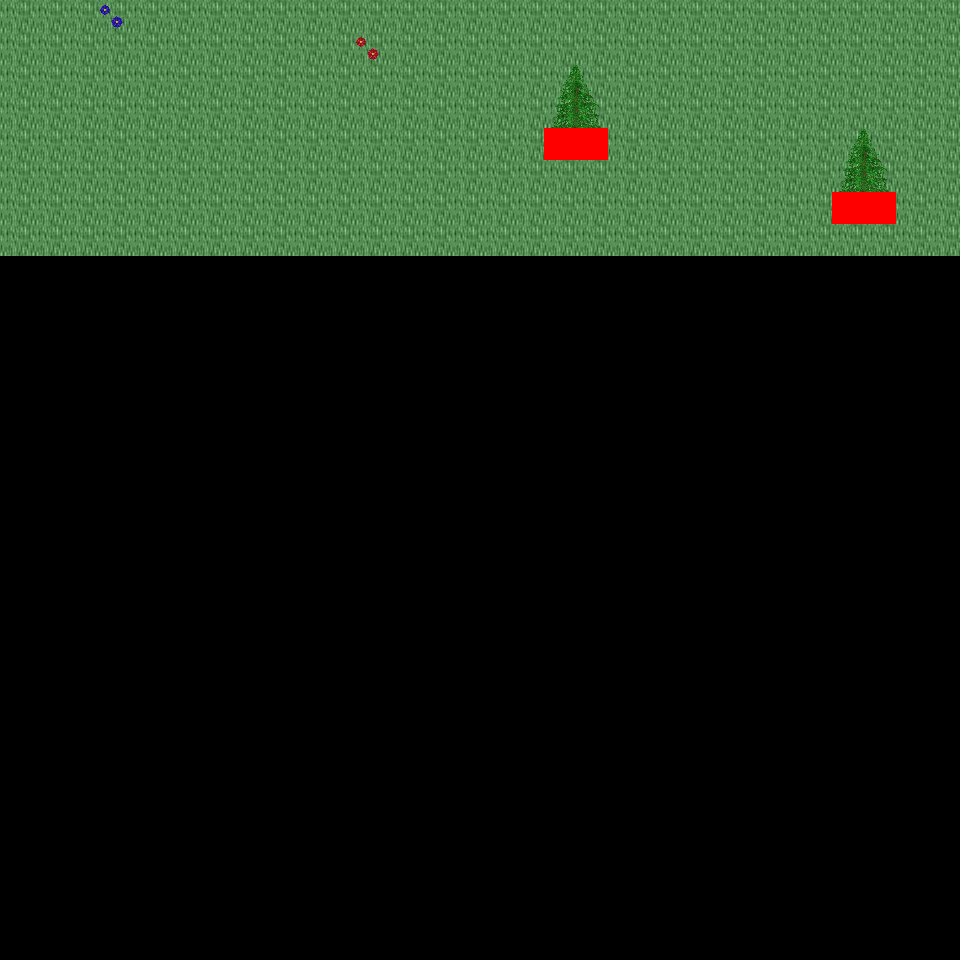

Below is a game level as drawn by its tile map, then a one-line description and the .tmx that defines it (tile-layer data replaced by summaries):
An orthogonal 30x30 tile map with 32x32 px tiles, 6 tile layers (Ground, Object, Object2, Above, ...), 42 tilesets and 3 objects (3x mapExit).

<map version="1.0" orientation="orthogonal" renderorder="right-down" width="30" height="30" tilewidth="32" tileheight="32" nextobjectid="4">
  <tileset firstgid="1" name="tileset_logic_collision" tilewidth="32" tileheight="32" tilecount="1" columns="1">
    <image source="../drawable/tileset_logic_collision.png" width="32" height="32" />
  </tileset>
  <tileset firstgid="2" name="tileset_building_decoration_orbpedestal" tilewidth="32" tileheight="32" tilecount="2" columns="1">
    <image source="../drawable/tileset_building_decoration_orbpedestal.png" width="32" height="64" />
  </tileset>
  <tileset firstgid="4" name="tileset_building_decoration_block" tilewidth="32" tileheight="32" tilecount="2" columns="2">
    <image source="../drawable/tileset_building_decoration_block.png" width="64" height="32" />
  </tileset>
  <tileset firstgid="6" name="tileset_building_decoration_chimney" tilewidth="32" tileheight="32" tilecount="2" columns="1">
    <image source="../drawable/tileset_building_decoration_chimney.png" width="32" height="64" />
  </tileset>
  <tileset firstgid="8" name="tileset_building_fence_fence_chunky" tilewidth="32" tileheight="32" tilecount="21" columns="3">
    <image source="../drawable/tileset_building_fence_fence_chunky.png" width="96" height="224" />
  </tileset>
  <tileset firstgid="29" name="tileset_ground_cobbled_paving" tilewidth="32" tileheight="32" tilecount="1" columns="1">
    <image source="../drawable/tileset_ground_cobbled_paving.png" width="32" height="32" />
  </tileset>
  <tileset firstgid="30" name="tileset_ground_gravel" tilewidth="32" tileheight="32" tilecount="1" columns="1">
    <image source="../drawable/tileset_ground_gravel.png" width="32" height="32" />
  </tileset>
  <tileset firstgid="31" name="tileset_ground_stone_floors" tilewidth="32" tileheight="32" tilecount="6" columns="3">
    <image source="../drawable/tileset_ground_stone_floors.png" width="96" height="64" />
  </tileset>
  <tileset firstgid="37" name="tileset_ground_ground" tilewidth="32" tileheight="32" tilecount="33" columns="3">
    <image source="../drawable/tileset_ground_ground.png" width="96" height="352" />
  </tileset>
  <tileset firstgid="70" name="tileset_plant_bush_hedge" tilewidth="32" tileheight="32" tilecount="35" columns="5">
    <image source="../drawable/tileset_plant_bush_hedge.png" width="160" height="224" />
  </tileset>
  <tileset firstgid="105" name="tileset_plant_bush_various_small" tilewidth="32" tileheight="32" tilecount="9" columns="3">
    <image source="../drawable/tileset_plant_bush_various_small.png" width="96" height="96" />
  </tileset>
  <tileset firstgid="114" name="tileset_plant_flower_daisy_blue" tilewidth="32" tileheight="32" tilecount="8" columns="2">
    <image source="../drawable/tileset_plant_flower_daisy_blue.png" width="64" height="128" />
  </tileset>
  <tileset firstgid="122" name="tileset_plant_flower_daisy_red" tilewidth="32" tileheight="32" tilecount="8" columns="2">
    <image source="../drawable/tileset_plant_flower_daisy_red.png" width="64" height="128" />
  </tileset>
  <tileset firstgid="130" name="tileset_plant_flower_daisy_white" tilewidth="32" tileheight="32" tilecount="8" columns="2">
    <image source="../drawable/tileset_plant_flower_daisy_white.png" width="64" height="128" />
  </tileset>
  <tileset firstgid="138" name="tileset_plant_flower_daisy_yellow" tilewidth="32" tileheight="32" tilecount="8" columns="2">
    <image source="../drawable/tileset_plant_flower_daisy_yellow.png" width="64" height="128" />
  </tileset>
  <tileset firstgid="146" name="tileset_plant_vine_plait" tilewidth="32" tileheight="32" tilecount="9" columns="3">
    <image source="../drawable/tileset_plant_vine_plait.png" width="96" height="96" />
  </tileset>
  <tileset firstgid="155" name="tileset_furniture_light_iron_lamp" tilewidth="32" tileheight="32" tilecount="3" columns="1">
    <image source="../drawable/tileset_furniture_light_iron_lamp.png" width="32" height="96" />
  </tileset>
  <tileset firstgid="158" name="tileset_furniture_light_flames" tilewidth="32" tileheight="32" tilecount="6" columns="6">
    <image source="../drawable/tileset_furniture_light_flames.png" width="192" height="32" />
  </tileset>
  <tileset firstgid="164" name="tileset_ground_grass_corners" tilewidth="32" tileheight="32" tilecount="24" columns="6">
    <image source="../drawable/tileset_ground_grass_corners.png" width="192" height="128" />
  </tileset>
  <tileset firstgid="188" name="tileset_ground_grass_edges" tilewidth="32" tileheight="32" tilecount="36" columns="12">
    <image source="../drawable/tileset_ground_grass_edges.png" width="384" height="96" />
  </tileset>
  <tileset firstgid="224" name="tileset_plant_tree_tree_golden_large" tilewidth="32" tileheight="32" tilecount="24" columns="4">
    <image source="../drawable/tileset_plant_tree_tree_golden_large.png" width="128" height="192" />
  </tileset>
  <tileset firstgid="248" name="tileset_ground_water_dungeon_water" tilewidth="32" tileheight="32" tilecount="30" columns="3">
    <image source="../drawable/tileset_ground_water_dungeon_water.png" width="96" height="320" />
  </tileset>
  <tileset firstgid="278" name="tileset_plant_indoor_pot_plant_1" tilewidth="32" tileheight="32" tilecount="12" columns="6">
    <image source="../drawable/tileset_plant_indoor_pot_plant_1.png" width="192" height="64" />
  </tileset>
  <tileset firstgid="290" name="tileset_logic_creature_human_imperial" tilewidth="32" tileheight="32" tilecount="16" columns="8">
    <image source="../drawable/tileset_logic_creature_human_imperial.png" width="256" height="64" />
  </tileset>
  <tileset firstgid="306" name="tileset_item_statue_metal_and_stone" tilewidth="32" tileheight="32" tilecount="6" columns="3">
    <image source="../drawable/tileset_item_statue_metal_and_stone.png" width="96" height="64" />
  </tileset>
  <tileset firstgid="312" name="tileset_item_statue_grey_stone" tilewidth="32" tileheight="32" tilecount="4" columns="2">
    <image source="../drawable/tileset_item_statue_grey_stone.png" width="64" height="64" />
  </tileset>
  <tileset firstgid="316" name="tileset_building_castle" tilewidth="32" tileheight="32" tilecount="320" columns="20">
    <image source="../drawable/tileset_building_castle.png" width="640" height="512" />
  </tileset>
  <tileset firstgid="636" name="tileset_building_church" tilewidth="32" tileheight="32" tilecount="56" columns="8">
    <image source="../drawable/tileset_building_church.png" width="256" height="224" />
  </tileset>
  <tileset firstgid="692" name="tileset_item_pot_pot_golden" tilewidth="32" tileheight="32" tilecount="4" columns="4">
    <image source="../drawable/tileset_item_pot_pot_golden.png" width="128" height="32" />
  </tileset>
  <tileset firstgid="696" name="tileset_furniture_table_bench" tilewidth="32" tileheight="32" tilecount="3" columns="3">
    <image source="../drawable/tileset_furniture_table_bench.png" width="96" height="32" />
  </tileset>
  <tileset firstgid="699" name="tileset_item_statue_green_stone" tilewidth="32" tileheight="32" tilecount="12" columns="4">
    <image source="../drawable/tileset_item_statue_green_stone.png" width="128" height="96" />
  </tileset>
  <tileset firstgid="711" name="tileset_item_statue_green_stone_2" tilewidth="32" tileheight="32" tilecount="6" columns="2">
    <image source="../drawable/tileset_item_statue_green_stone_2.png" width="64" height="96" />
  </tileset>
  <tileset firstgid="717" name="tileset_plant_bush_hosta" tilewidth="32" tileheight="32" tilecount="9" columns="3">
    <image source="../drawable/tileset_plant_bush_hosta.png" width="96" height="96" />
  </tileset>
  <tileset firstgid="726" name="tileset_plant_tree_tree_green" tilewidth="32" tileheight="32" tilecount="88" columns="8">
    <image source="../drawable/tileset_plant_tree_tree_green.png" width="256" height="352" />
  </tileset>
  <tileset firstgid="814" name="tileset_item_banners_flag" tilewidth="32" tileheight="32" tilecount="12" columns="3">
    <image source="../drawable/tileset_item_banners_flag.png" width="96" height="128" />
  </tileset>
  <tileset firstgid="826" name="tileset_furniture_table_long_front_on" tilewidth="32" tileheight="32" tilecount="3" columns="1">
    <image source="../drawable/tileset_furniture_table_long_front_on.png" width="32" height="96" />
  </tileset>
  <tileset firstgid="829" name="tileset_item_flagpole" tilewidth="32" tileheight="32" tilecount="3" columns="1">
    <image source="../drawable/tileset_item_flagpole.png" width="32" height="96" />
  </tileset>
  <tileset firstgid="832" name="tileset_logic_portal" tilewidth="32" tileheight="32" tilecount="24" columns="8">
    <image source="../drawable/tileset_logic_portal.png" width="256" height="96" />
  </tileset>
  <tileset firstgid="856" name="tileset_logic_creature_animal" tilewidth="32" tileheight="32" tilecount="32" columns="8">
    <image source="../drawable/tileset_logic_creature_animal.png" width="256" height="128" />
  </tileset>
  <tileset firstgid="888" name="tileset_plant_tree_spruce" tilewidth="32" tileheight="32" tilecount="6" columns="2">
    <image source="../drawable/tileset_plant_tree_spruce.png" width="64" height="96" />
  </tileset>
  <tileset firstgid="894" name="tileset_light_light_5x5" tilewidth="32" tileheight="32" tilecount="25" columns="5">
    <image source="../drawable/tileset_light_light_5x5.png" width="160" height="160" />
  </tileset>
  <tileset firstgid="919" name="tileset_plant_stump_stump_brown" tilewidth="32" tileheight="32" tilecount="4" columns="2">
    <image source="../drawable/tileset_plant_stump_stump_brown.png" width="64" height="64" />
  </tileset>
  <layer name="Ground" width="30" height="30">
    <data>[900 cells, 240 non-empty, 1 distinct tile ids]</data>
  </layer>
  <layer name="Object" width="30" height="30">
    <data>[900 cells, 6 non-empty, 4 distinct tile ids]</data>
  </layer>
  <layer name="Object2" width="30" height="30">
    <data>[900 cells, 0 non-empty, 0 distinct tile ids]</data>
  </layer>
  <layer name="Above" width="30" height="30">
    <data>[900 cells, 8 non-empty, 4 distinct tile ids]</data>
  </layer>
  <layer name="Above2" width="30" height="30">
    <data>[900 cells, 0 non-empty, 0 distinct tile ids]</data>
  </layer>
  <layer name="Walkable" width="30" height="30">
    <data>[900 cells, 4 non-empty, 1 distinct tile ids]</data>
  </layer>
  <objectgroup name="MapEvents">
    <object id="1" name="north" type="mapExit" x="0" y="0" width="960" height="32">
      <properties>
        <property name="map" value="level_0_x71_y131" />
        <property name="x" value="0" />
        <property name="y" value="28" />
      </properties>
    </object>
    <object id="2" name="west" type="mapExit" x="0" y="0" width="32" height="960">
      <properties>
        <property name="map" value="level_0_x70_y132" />
        <property name="x" value="28" />
        <property name="y" value="0" />
      </properties>
    </object>
    <object id="3" name="east" type="mapExit" x="928" y="0" width="32" height="960">
      <properties>
        <property name="map" value="level_0_x72_y132" />
        <property name="x" value="1" />
        <property name="y" value="0" />
      </properties>
    </object>
  </objectgroup>
</map>
